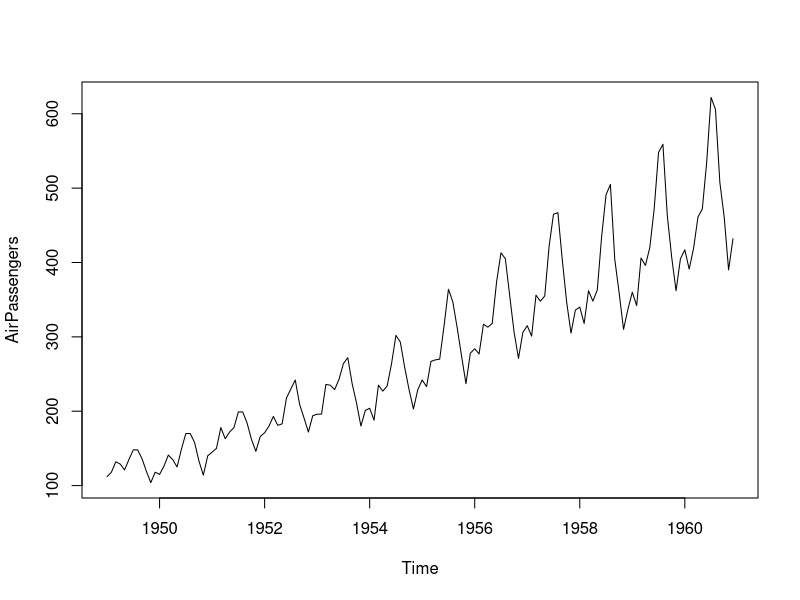
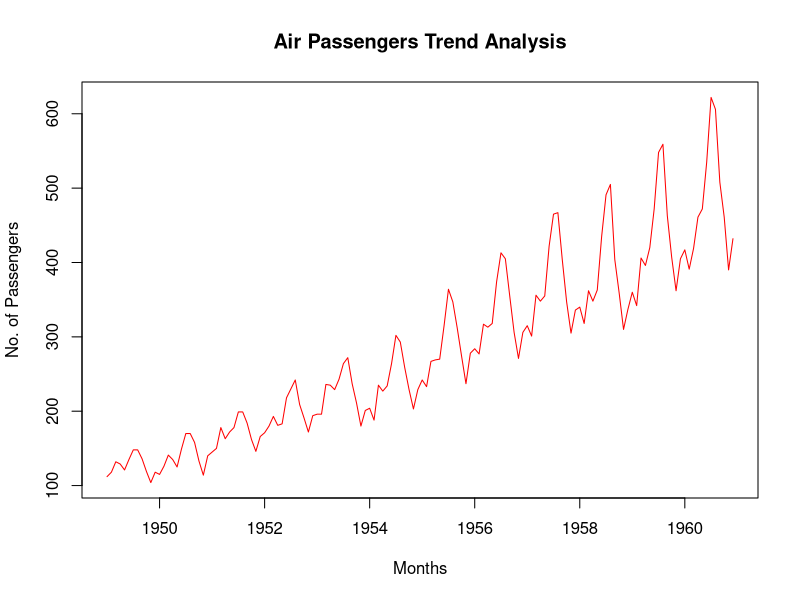
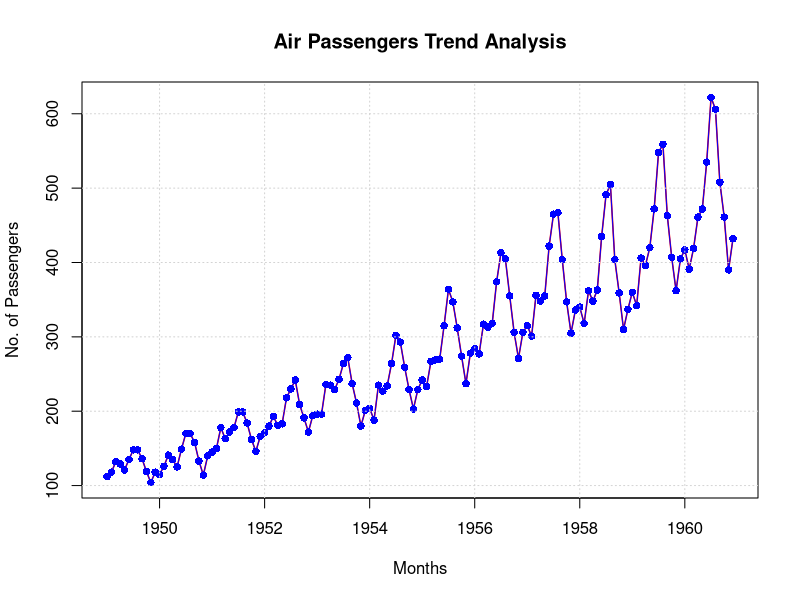
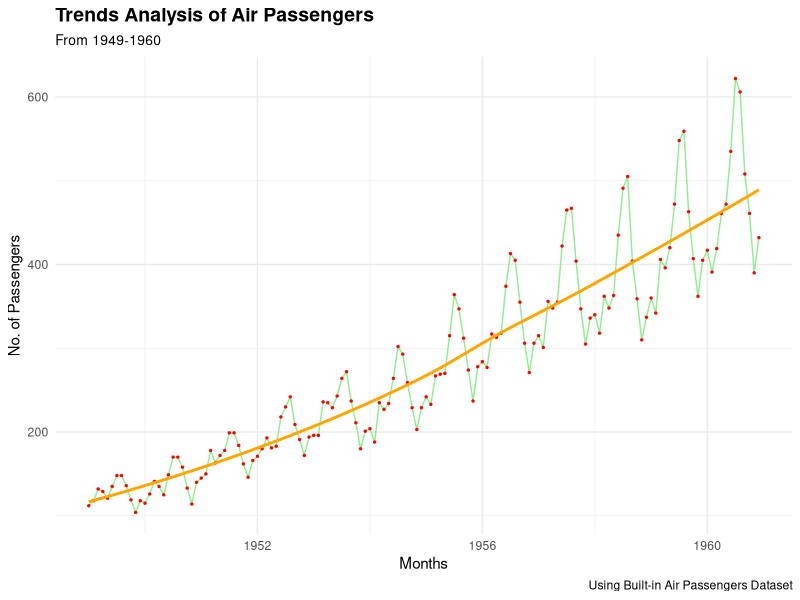

Write the R code that produced these figures, in order.
# Load Air Passengers data sets 
data(AirPassengers)

#verify the Dataset
?AirPassengers
class(AirPassengers)
View(AirPassengers)

# Convert the dataset to dataframe 
ap_df <- data.frame(
  year <- time(AirPassengers),
  passengers = as.numeric(AirPassengers)
)
ap_df

# Data frame with years and months seperately
ap_df_months <-data.frame(
  year = floor(time(AirPassengers)),
  months = cycle(AirPassengers),
  passengers = as.numeric(AirPassengers)
)
ap_df_months

# Basic Plot 
plot(AirPassengers)

# Plot with Title, Axis labels and color
plot(AirPassengers,
     type = 'l',
     main = "Air Passengers Trend Analysis",
     xlab = "Months",
     ylab = "No. of Passengers",
     col = "red"
)

# Changing the line Width and Points co
plot(AirPassengers,
     type = 'l',
     lwd = 1.5,
     main = "Air Passengers Trend Analysis",
     xlab = "Months",
     ylab = "No. of Passengers",
     col = "red"
)
points(AirPassengers,
       type = 'o',
       pch = 16,
       col = "blue")

grid()



#Using  GGPLOT2 Library 
# imporing the library ggplot2
library(ggplot2)

# A Basic Grid with x & y axis
ggplot(ap_df,
       aes(x=year, y=passengers))+
  geom_line(color = 'lightgreen', linewidth = 0.5)+
  labs(
    title = 'Trends Analysis of Air Passengers',
    subtitle = 'From 1949-1960',
    caption = 'Using Built-in Air Passengers Dataset',
    x = 'Months',
    y = 'No. of Passengers')+
  geom_point(color = 'red', size=0.5)+
  geom_smooth(se=FALSE, color = 'orange')+
  theme_minimal()+
  theme(
    plot.title = element_text(face = "bold", size = 14 ),
    plot.subtitle = element_text(size = 10)
  )